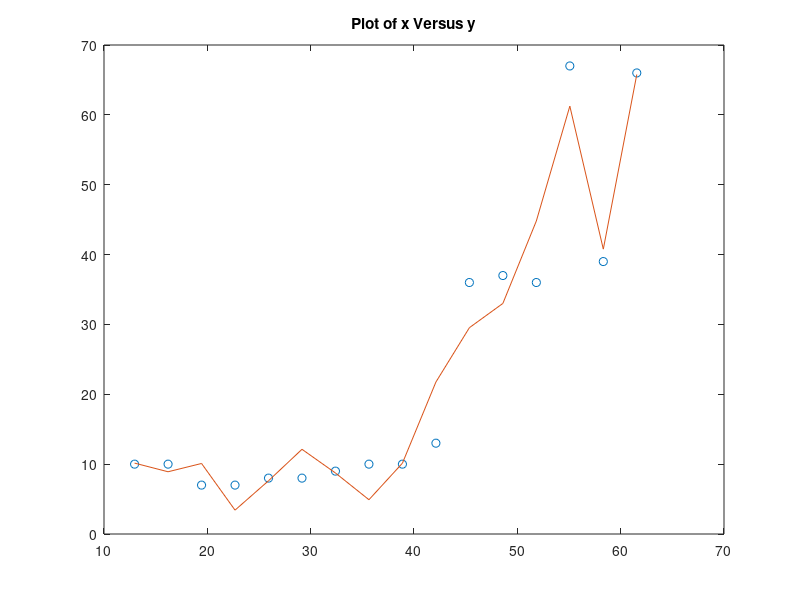

Write MATLAB code to recreate this figure.
clc
clear all
close all
y = [10 10 7 7 8 8 9 10 10 13 36 37 36 67 39 66];
x = [12.96 16.2 19.44 22.68 25.92 29.16 32.4 35.64 38.88 42.12 45.36 48.6 51.84 55.08 58.32 61.56];
plot(x,y,'o')
title('Plot of x Versus y')
p = polyfit(x,y,10)
f = polyval(p,x)
hold on
plot(x,f)